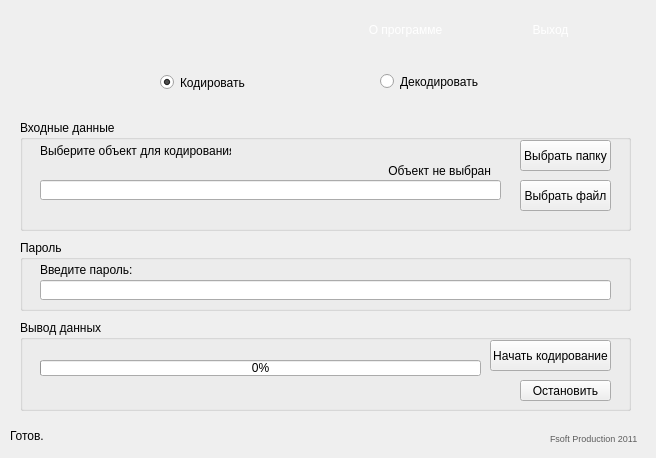
<?xml version="1.0" encoding="UTF-8"?>
<ui version="4.0">
 <class>MainWindow</class>
 <widget class="QMainWindow" name="MainWindow">
  <property name="geometry">
   <rect>
    <x>0</x>
    <y>0</y>
    <width>656</width>
    <height>458</height>
   </rect>
  </property>
  <property name="sizePolicy">
   <sizepolicy hsizetype="Expanding" vsizetype="Expanding">
    <horstretch>0</horstretch>
    <verstretch>0</verstretch>
   </sizepolicy>
  </property>
  <property name="windowTitle">
   <string>MainWindow</string>
  </property>
  <property name="windowIcon">
   <iconset resource="res.qrc">
    <normaloff>:/images/logo.ico</normaloff>:/images/logo.ico</iconset>
  </property>
  <widget class="QWidget" name="centralWidget">
   <widget class="QLabel" name="status_label">
    <property name="geometry">
     <rect>
      <x>10</x>
      <y>420</y>
      <width>531</width>
      <height>31</height>
     </rect>
    </property>
    <property name="text">
     <string>Готов.</string>
    </property>
   </widget>
   <widget class="QLabel" name="background">
    <property name="geometry">
     <rect>
      <x>0</x>
      <y>0</y>
      <width>650</width>
      <height>450</height>
     </rect>
    </property>
    <property name="sizePolicy">
     <sizepolicy hsizetype="Fixed" vsizetype="Fixed">
      <horstretch>0</horstretch>
      <verstretch>0</verstretch>
     </sizepolicy>
    </property>
    <property name="autoFillBackground">
     <bool>false</bool>
    </property>
    <property name="text">
     <string/>
    </property>
    <property name="pixmap">
     <pixmap resource="res.qrc">:/images/back.png</pixmap>
    </property>
    <property name="scaledContents">
     <bool>false</bool>
    </property>
    <property name="wordWrap">
     <bool>false</bool>
    </property>
   </widget>
   <widget class="QRadioButton" name="code">
    <property name="geometry">
     <rect>
      <x>160</x>
      <y>67</y>
      <width>191</width>
      <height>31</height>
     </rect>
    </property>
    <property name="text">
     <string>Кодировать</string>
    </property>
    <property name="checked">
     <bool>true</bool>
    </property>
   </widget>
   <widget class="QRadioButton" name="decode">
    <property name="geometry">
     <rect>
      <x>380</x>
      <y>66</y>
      <width>191</width>
      <height>31</height>
     </rect>
    </property>
    <property name="text">
     <string>Декодировать</string>
    </property>
    <property name="checked">
     <bool>false</bool>
    </property>
   </widget>
   <widget class="QLabel" name="copyrigth">
    <property name="geometry">
     <rect>
      <x>550</x>
      <y>430</y>
      <width>91</width>
      <height>16</height>
     </rect>
    </property>
    <property name="palette">
     <palette>
      <active>
       <colorrole role="WindowText">
        <brush brushstyle="SolidPattern">
         <color alpha="255">
          <red>93</red>
          <green>93</green>
          <blue>93</blue>
         </color>
        </brush>
       </colorrole>
       <colorrole role="Button">
        <brush brushstyle="SolidPattern">
         <color alpha="255">
          <red>175</red>
          <green>175</green>
          <blue>175</blue>
         </color>
        </brush>
       </colorrole>
       <colorrole role="Light">
        <brush brushstyle="SolidPattern">
         <color alpha="255">
          <red>255</red>
          <green>255</green>
          <blue>255</blue>
         </color>
        </brush>
       </colorrole>
       <colorrole role="Midlight">
        <brush brushstyle="SolidPattern">
         <color alpha="255">
          <red>215</red>
          <green>215</green>
          <blue>215</blue>
         </color>
        </brush>
       </colorrole>
       <colorrole role="Dark">
        <brush brushstyle="SolidPattern">
         <color alpha="255">
          <red>87</red>
          <green>87</green>
          <blue>87</blue>
         </color>
        </brush>
       </colorrole>
       <colorrole role="Mid">
        <brush brushstyle="SolidPattern">
         <color alpha="255">
          <red>117</red>
          <green>117</green>
          <blue>117</blue>
         </color>
        </brush>
       </colorrole>
       <colorrole role="Text">
        <brush brushstyle="SolidPattern">
         <color alpha="255">
          <red>93</red>
          <green>93</green>
          <blue>93</blue>
         </color>
        </brush>
       </colorrole>
       <colorrole role="BrightText">
        <brush brushstyle="SolidPattern">
         <color alpha="255">
          <red>255</red>
          <green>255</green>
          <blue>255</blue>
         </color>
        </brush>
       </colorrole>
       <colorrole role="ButtonText">
        <brush brushstyle="SolidPattern">
         <color alpha="255">
          <red>93</red>
          <green>93</green>
          <blue>93</blue>
         </color>
        </brush>
       </colorrole>
       <colorrole role="Base">
        <brush brushstyle="SolidPattern">
         <color alpha="255">
          <red>255</red>
          <green>255</green>
          <blue>255</blue>
         </color>
        </brush>
       </colorrole>
       <colorrole role="Window">
        <brush brushstyle="SolidPattern">
         <color alpha="255">
          <red>175</red>
          <green>175</green>
          <blue>175</blue>
         </color>
        </brush>
       </colorrole>
       <colorrole role="Shadow">
        <brush brushstyle="SolidPattern">
         <color alpha="255">
          <red>0</red>
          <green>0</green>
          <blue>0</blue>
         </color>
        </brush>
       </colorrole>
       <colorrole role="AlternateBase">
        <brush brushstyle="SolidPattern">
         <color alpha="255">
          <red>215</red>
          <green>215</green>
          <blue>215</blue>
         </color>
        </brush>
       </colorrole>
       <colorrole role="ToolTipBase">
        <brush brushstyle="SolidPattern">
         <color alpha="255">
          <red>255</red>
          <green>255</green>
          <blue>220</blue>
         </color>
        </brush>
       </colorrole>
       <colorrole role="ToolTipText">
        <brush brushstyle="SolidPattern">
         <color alpha="255">
          <red>0</red>
          <green>0</green>
          <blue>0</blue>
         </color>
        </brush>
       </colorrole>
      </active>
      <inactive>
       <colorrole role="WindowText">
        <brush brushstyle="SolidPattern">
         <color alpha="255">
          <red>93</red>
          <green>93</green>
          <blue>93</blue>
         </color>
        </brush>
       </colorrole>
       <colorrole role="Button">
        <brush brushstyle="SolidPattern">
         <color alpha="255">
          <red>175</red>
          <green>175</green>
          <blue>175</blue>
         </color>
        </brush>
       </colorrole>
       <colorrole role="Light">
        <brush brushstyle="SolidPattern">
         <color alpha="255">
          <red>255</red>
          <green>255</green>
          <blue>255</blue>
         </color>
        </brush>
       </colorrole>
       <colorrole role="Midlight">
        <brush brushstyle="SolidPattern">
         <color alpha="255">
          <red>215</red>
          <green>215</green>
          <blue>215</blue>
         </color>
        </brush>
       </colorrole>
       <colorrole role="Dark">
        <brush brushstyle="SolidPattern">
         <color alpha="255">
          <red>87</red>
          <green>87</green>
          <blue>87</blue>
         </color>
        </brush>
       </colorrole>
       <colorrole role="Mid">
        <brush brushstyle="SolidPattern">
         <color alpha="255">
          <red>117</red>
          <green>117</green>
          <blue>117</blue>
         </color>
        </brush>
       </colorrole>
       <colorrole role="Text">
        <brush brushstyle="SolidPattern">
         <color alpha="255">
          <red>93</red>
          <green>93</green>
          <blue>93</blue>
         </color>
        </brush>
       </colorrole>
       <colorrole role="BrightText">
        <brush brushstyle="SolidPattern">
         <color alpha="255">
          <red>255</red>
          <green>255</green>
          <blue>255</blue>
         </color>
        </brush>
       </colorrole>
       <colorrole role="ButtonText">
        <brush brushstyle="SolidPattern">
         <color alpha="255">
          <red>93</red>
          <green>93</green>
          <blue>93</blue>
         </color>
        </brush>
       </colorrole>
       <colorrole role="Base">
        <brush brushstyle="SolidPattern">
         <color alpha="255">
          <red>255</red>
          <green>255</green>
          <blue>255</blue>
         </color>
        </brush>
       </colorrole>
       <colorrole role="Window">
        <brush brushstyle="SolidPattern">
         <color alpha="255">
          <red>175</red>
          <green>175</green>
          <blue>175</blue>
         </color>
        </brush>
       </colorrole>
       <colorrole role="Shadow">
        <brush brushstyle="SolidPattern">
         <color alpha="255">
          <red>0</red>
          <green>0</green>
          <blue>0</blue>
         </color>
        </brush>
       </colorrole>
       <colorrole role="AlternateBase">
        <brush brushstyle="SolidPattern">
         <color alpha="255">
          <red>215</red>
          <green>215</green>
          <blue>215</blue>
         </color>
        </brush>
       </colorrole>
       <colorrole role="ToolTipBase">
        <brush brushstyle="SolidPattern">
         <color alpha="255">
          <red>255</red>
          <green>255</green>
          <blue>220</blue>
         </color>
        </brush>
       </colorrole>
       <colorrole role="ToolTipText">
        <brush brushstyle="SolidPattern">
         <color alpha="255">
          <red>0</red>
          <green>0</green>
          <blue>0</blue>
         </color>
        </brush>
       </colorrole>
      </inactive>
      <disabled>
       <colorrole role="WindowText">
        <brush brushstyle="SolidPattern">
         <color alpha="255">
          <red>93</red>
          <green>93</green>
          <blue>93</blue>
         </color>
        </brush>
       </colorrole>
       <colorrole role="Button">
        <brush brushstyle="SolidPattern">
         <color alpha="255">
          <red>175</red>
          <green>175</green>
          <blue>175</blue>
         </color>
        </brush>
       </colorrole>
       <colorrole role="Light">
        <brush brushstyle="SolidPattern">
         <color alpha="255">
          <red>255</red>
          <green>255</green>
          <blue>255</blue>
         </color>
        </brush>
       </colorrole>
       <colorrole role="Midlight">
        <brush brushstyle="SolidPattern">
         <color alpha="255">
          <red>215</red>
          <green>215</green>
          <blue>215</blue>
         </color>
        </brush>
       </colorrole>
       <colorrole role="Dark">
        <brush brushstyle="SolidPattern">
         <color alpha="255">
          <red>87</red>
          <green>87</green>
          <blue>87</blue>
         </color>
        </brush>
       </colorrole>
       <colorrole role="Mid">
        <brush brushstyle="SolidPattern">
         <color alpha="255">
          <red>117</red>
          <green>117</green>
          <blue>117</blue>
         </color>
        </brush>
       </colorrole>
       <colorrole role="Text">
        <brush brushstyle="SolidPattern">
         <color alpha="255">
          <red>93</red>
          <green>93</green>
          <blue>93</blue>
         </color>
        </brush>
       </colorrole>
       <colorrole role="BrightText">
        <brush brushstyle="SolidPattern">
         <color alpha="255">
          <red>255</red>
          <green>255</green>
          <blue>255</blue>
         </color>
        </brush>
       </colorrole>
       <colorrole role="ButtonText">
        <brush brushstyle="SolidPattern">
         <color alpha="255">
          <red>93</red>
          <green>93</green>
          <blue>93</blue>
         </color>
        </brush>
       </colorrole>
       <colorrole role="Base">
        <brush brushstyle="SolidPattern">
         <color alpha="255">
          <red>175</red>
          <green>175</green>
          <blue>175</blue>
         </color>
        </brush>
       </colorrole>
       <colorrole role="Window">
        <brush brushstyle="SolidPattern">
         <color alpha="255">
          <red>175</red>
          <green>175</green>
          <blue>175</blue>
         </color>
        </brush>
       </colorrole>
       <colorrole role="Shadow">
        <brush brushstyle="SolidPattern">
         <color alpha="255">
          <red>0</red>
          <green>0</green>
          <blue>0</blue>
         </color>
        </brush>
       </colorrole>
       <colorrole role="AlternateBase">
        <brush brushstyle="SolidPattern">
         <color alpha="255">
          <red>175</red>
          <green>175</green>
          <blue>175</blue>
         </color>
        </brush>
       </colorrole>
       <colorrole role="ToolTipBase">
        <brush brushstyle="SolidPattern">
         <color alpha="255">
          <red>255</red>
          <green>255</green>
          <blue>220</blue>
         </color>
        </brush>
       </colorrole>
       <colorrole role="ToolTipText">
        <brush brushstyle="SolidPattern">
         <color alpha="255">
          <red>0</red>
          <green>0</green>
          <blue>0</blue>
         </color>
        </brush>
       </colorrole>
      </disabled>
     </palette>
    </property>
    <property name="font">
     <font>
      <pointsize>7</pointsize>
     </font>
    </property>
    <property name="acceptDrops">
     <bool>false</bool>
    </property>
    <property name="styleSheet">
     <string notr="true">QLabel{color:rgb(93, 93, 93);}</string>
    </property>
    <property name="text">
     <string>Fsoft Production 2011</string>
    </property>
   </widget>
   <widget class="QGroupBox" name="groupBox">
    <property name="geometry">
     <rect>
      <x>20</x>
      <y>120</y>
      <width>611</width>
      <height>111</height>
     </rect>
    </property>
    <property name="title">
     <string>Входные данные</string>
    </property>
    <widget class="QPushButton" name="selectFolder_button">
     <property name="geometry">
      <rect>
       <x>500</x>
       <y>20</y>
       <width>91</width>
       <height>31</height>
      </rect>
     </property>
     <property name="text">
      <string>Выбрать папку</string>
     </property>
    </widget>
    <widget class="QPushButton" name="selectFile_button">
     <property name="geometry">
      <rect>
       <x>500</x>
       <y>60</y>
       <width>91</width>
       <height>31</height>
      </rect>
     </property>
     <property name="text">
      <string>Выбрать файл</string>
     </property>
    </widget>
    <widget class="QLabel" name="file_info_label">
     <property name="geometry">
      <rect>
       <x>320</x>
       <y>40</y>
       <width>151</width>
       <height>21</height>
      </rect>
     </property>
     <property name="layoutDirection">
      <enum>Qt::RightToLeft</enum>
     </property>
     <property name="text">
      <string>Объект не выбран</string>
     </property>
     <property name="alignment">
      <set>Qt::AlignRight|Qt::AlignTrailing|Qt::AlignVCenter</set>
     </property>
    </widget>
    <widget class="QLineEdit" name="filename_line">
     <property name="geometry">
      <rect>
       <x>20</x>
       <y>60</y>
       <width>461</width>
       <height>20</height>
      </rect>
     </property>
     <property name="mouseTracking">
      <bool>true</bool>
     </property>
     <property name="autoFillBackground">
      <bool>false</bool>
     </property>
     <property name="frame">
      <bool>true</bool>
     </property>
     <property name="dragEnabled">
      <bool>true</bool>
     </property>
    </widget>
    <widget class="QLabel" name="help_label">
     <property name="geometry">
      <rect>
       <x>20</x>
       <y>20</y>
       <width>191</width>
       <height>21</height>
      </rect>
     </property>
     <property name="text">
      <string>Выберите объект для кодирования</string>
     </property>
    </widget>
   </widget>
   <widget class="QGroupBox" name="groupBox_2">
    <property name="geometry">
     <rect>
      <x>20</x>
      <y>240</y>
      <width>611</width>
      <height>71</height>
     </rect>
    </property>
    <property name="title">
     <string>Пароль</string>
    </property>
    <widget class="QLineEdit" name="password_line">
     <property name="geometry">
      <rect>
       <x>20</x>
       <y>40</y>
       <width>571</width>
       <height>20</height>
      </rect>
     </property>
     <property name="inputMethodHints">
      <set>Qt::ImhNone</set>
     </property>
     <property name="inputMask">
      <string/>
     </property>
    </widget>
    <widget class="QLabel" name="password_label">
     <property name="geometry">
      <rect>
       <x>20</x>
       <y>20</y>
       <width>111</width>
       <height>20</height>
      </rect>
     </property>
     <property name="text">
      <string>Введите пароль:</string>
     </property>
    </widget>
   </widget>
   <widget class="QGroupBox" name="groupBox_3">
    <property name="geometry">
     <rect>
      <x>20</x>
      <y>320</y>
      <width>611</width>
      <height>91</height>
     </rect>
    </property>
    <property name="title">
     <string>Вывод данных</string>
    </property>
    <widget class="QProgressBar" name="progress">
     <property name="geometry">
      <rect>
       <x>20</x>
       <y>40</y>
       <width>441</width>
       <height>16</height>
      </rect>
     </property>
     <property name="autoFillBackground">
      <bool>false</bool>
     </property>
     <property name="value">
      <number>0</number>
     </property>
    </widget>
    <widget class="QPushButton" name="start_button">
     <property name="geometry">
      <rect>
       <x>470</x>
       <y>20</y>
       <width>121</width>
       <height>31</height>
      </rect>
     </property>
     <property name="autoFillBackground">
      <bool>false</bool>
     </property>
     <property name="text">
      <string>Начать кодирование</string>
     </property>
     <property name="checkable">
      <bool>false</bool>
     </property>
     <property name="autoDefault">
      <bool>false</bool>
     </property>
     <property name="default">
      <bool>false</bool>
     </property>
     <property name="flat">
      <bool>false</bool>
     </property>
    </widget>
    <widget class="QPushButton" name="stop_button">
     <property name="geometry">
      <rect>
       <x>500</x>
       <y>60</y>
       <width>91</width>
       <height>21</height>
      </rect>
     </property>
     <property name="text">
      <string>Остановить</string>
     </property>
     <property name="flat">
      <bool>false</bool>
     </property>
    </widget>
   </widget>
   <widget class="QPushButton" name="exit">
    <property name="geometry">
     <rect>
      <x>500</x>
      <y>20</y>
      <width>101</width>
      <height>20</height>
     </rect>
    </property>
    <property name="cursor">
     <cursorShape>PointingHandCursor</cursorShape>
    </property>
    <property name="autoFillBackground">
     <bool>false</bool>
    </property>
    <property name="styleSheet">
     <string notr="true">QPushButton{color:rgb(255, 255, 255);}
QPushButton:pressed{color:rgb(255, 164, 166);}</string>
    </property>
    <property name="text">
     <string>Выход</string>
    </property>
    <property name="flat">
     <bool>true</bool>
    </property>
   </widget>
   <widget class="QPushButton" name="about">
    <property name="geometry">
     <rect>
      <x>340</x>
      <y>20</y>
      <width>131</width>
      <height>20</height>
     </rect>
    </property>
    <property name="cursor">
     <cursorShape>PointingHandCursor</cursorShape>
    </property>
    <property name="autoFillBackground">
     <bool>false</bool>
    </property>
    <property name="styleSheet">
     <string notr="true">QPushButton{color:rgb(255, 255, 255);}
QPushButton:pressed{color:rgb(255, 164, 166);}</string>
    </property>
    <property name="text">
     <string>О программе</string>
    </property>
    <property name="flat">
     <bool>true</bool>
    </property>
   </widget>
   <zorder>background</zorder>
   <zorder>groupBox_2</zorder>
   <zorder>groupBox</zorder>
   <zorder>status_label</zorder>
   <zorder>code</zorder>
   <zorder>decode</zorder>
   <zorder>copyrigth</zorder>
   <zorder>groupBox_3</zorder>
   <zorder>exit</zorder>
   <zorder>about</zorder>
  </widget>
 </widget>
 <layoutdefault spacing="6" margin="11"/>
 <resources>
  <include location="res.qrc"/>
 </resources>
 <connections/>
</ui>
